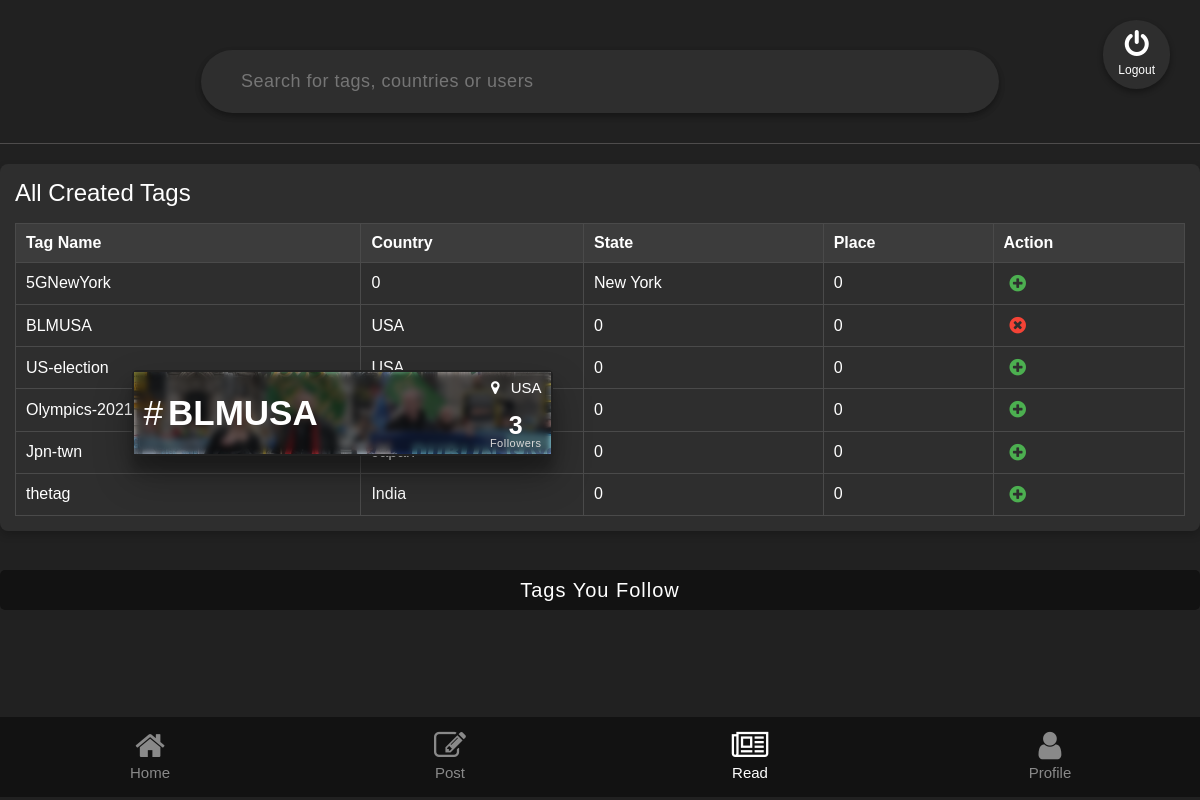
The app's page /tags/findtags/ (signed in) with its own data.
### Tags/models.py (models this page shows, shortened)
class Tagmodel(models.Model):
    tag_title=models.CharField(max_length=40,default=0)
    tag_name=models.CharField(max_length=40,unique=True)
    tag_image=models.ImageField(upload_to='tags')
    tag_disc=models.TextField(default=0)
    t_country=models.CharField(max_length=20)
    t_state=models.CharField(max_length=20)
    t_place=models.CharField(max_length=20)

class following(models.Model):
    tag = models.ForeignKey(Tagmodel,on_delete=models.SET_NULL,null=True,verbose_name="Tagmodel")
    user = models.ForeignKey(UserModel,on_delete=models.SET_NULL,null=True,verbose_name="UserModel")
    is_follow = models.BooleanField(default=0)
    follow_count = models.IntegerField(default=0)

### Tags/views.py (the view)
# urls.py: path('findtags/',views.findTags,name="find-Tags"),
def findTags(request):
    if request.session.has_key('userid'):
        loggeduser = UserModel.objects.get(id = request.session['userid'])
        tags = Tagmodel.objects.all()
        users_tag = following.objects.filter(user = loggeduser)
        followed_tags_ids = [f.tag.id for f in users_tag] # Get IDs of tags the user follows
        country = PostModel.objects.all().values('tag_id__t_country').annotate(dcount=Count('tag_id__t_country')).order_by()
        users = UserModel.objects.all()
        return render(request, "find-tags.html",{
            'users':users,
            "tags":tags,
            "country":country,
            "u_tags":users_tag,
            "followed_tags_ids": followed_tags_ids, # Pass the list of followed tag IDs
        })
    else:
        return redirect("/user/login")

### Tags/templates/find-tags.html (shortened to what this page needs)
{% extends 'base.html' %} {% block title %}X-media | Find{% endblock %}
{% block content %}
<div class="search-holder">
  <input
    type="text"
    id="searchinput"
    onkeyup="search()"
    placeholder="Search for tags, countries or users"
    id="search"
  />
</div>
<div id="tags-table-container" style="margin-top: 20px; padding: 15px; background-color: #2E2E2E; border-radius: 8px; box-shadow: 0 4px 8px rgba(0, 0, 0, 0.2);">
  <h4 style="color: white; margin-bottom: 15px;">All Created Tags</h4>
  <table style="width: 100%; border-collapse: collapse; color: white; text-align: left;">
    <thead>
      <tr style="background-color: #3C3C3C;">
        <th style="padding: 10px; border: 1px solid #4A4A4A;">Tag Name</th>
        <th style="padding: 10px; border: 1px solid #4A4A4A;">Country</th>
        <th style="padding: 10px; border: 1px solid #4A4A4A;">State</th>
        <th style="padding: 10px; border: 1px solid #4A4A4A;">Place</th>
        <th style="padding: 10px; border: 1px solid #4A4A4A;">Action</th>
      </tr>
    </thead>
    <tbody>
      {% if tags %}
        {% for tag in tags %}
          <tr style="border-bottom: 1px solid #4A4A4A;">
            <td style="padding: 10px; border: 1px solid #4A4A4A;">{{ tag.tag_name }}</td>
            <td style="padding: 10px; border: 1px solid #4A4A4A;">{{ tag.t_country|default:'' }}</td>
            <td style="padding: 10px; border: 1px solid #4A4A4A;">{{ tag.t_state|default:'' }}</td>
            <td style="padding: 10px; border: 1px solid #4A4A4A;">{{ tag.t_place|default:'' }}</td>
            <td style="padding: 10px; border: 1px solid #4A4A4A;">
              <button class="follow-toggle-button" data-tag-id="{{ tag.id }}" style="background: none; border: none; cursor: pointer; color: #4CAF50; font-size: 1.2em;">
                {% if tag.id in followed_tags_ids %}
                  <i class="fa fa-times-circle" aria-hidden="true" style="color: #f44336;"></i>
                {% else %}
                  <i class="fa fa-plus-circle" aria-hidden="true"></i>
                {% endif %}
              </button>
            </td>
          </tr>
        {% endfor %}
      {% else %}
        <tr>
          <td colspan="5" style="padding: 10px; text-align: center; color: #888;">No tags created yet.</td>
        </tr>
      {% endif %}
    </tbody>
  </table>
</div>
{% if u_tags %}
<h4 class="u-follow-title" id="folltitle">Tags You Follow</h4>
<div class="u-follow-holder">
<div class="row">
    {% for tag in u_tags  %}
    <div class="col-sm-6">
      <a href="{% url 'Posts:related-post' tag.tag.id %}">
    <div class="the-tag d-flex">
     <div style="background-image: url('{{tag.tag.tag_image.url }}');" class="tag-cov-img">
      <div class="the-tag-head">
        <h2><span>#</span>{{tag.tag.tag_name}}
        </h2>
      </div>
      {% if tag.tag.t_country != "0" %}
      <p class="tag-place-dat">
        <i class="fa fa-map-marker" aria-hidden="true"></i>
        {{tag.tag.t_country}}
      </p>
      {% endif %}
    <div style="right: 10px;" class="post-count">
      {{tag.follow_count}} <p>Followers</p>
    </div>
     </div>
  </div>
  </a>
    </div>
    {% endfor %}
</div>
</div>
{% else %}
    <h3 class="tag-error">No tags</h3>
{% endif %}
{% endblock content %}

### templates/base.html (style rules this page uses)
body { scroll-behavior: smooth; box-sizing: border-box; background-color: #212121; color: white; font-family: 'Poppins', sans-serif; }
a { text-decoration: none; color: black; }
p { margin: 0; }
.row:after { content: ""; display: table; clear: both; }
.search-holder { position: relative; min-height: 100px; z-index: 2; padding: 20px 30px; background: #212121; border-bottom: 1px solid #6a66669e; color: white; }
.search-holder input { border: none; background-color: #2e2e2e; width: 70%; padding: 18px 40px; display: block; box-shadow: 0 3px 6px rgb(0 0 0 / 16%), 0 3px 6px rgb(0 0 0 / 23%); margin: 30px auto 10px auto; font-size: 18px; letter-spacing: .5px; color: white; border-radius: 43px; }
.the-tag { margin: 30px auto; width: 950px; padding: 0; position: sticky; box-shadow: 0 19px 38px rgb(0 0 0 / 30%), 0 15px 12px rgb(0 0 0 / 22%); border-radius: 5px; background-color: #121212; color: white; top: 30px; z-index: 15; }
.tag-cov-img { min-width: 65%; position: relative; background-position: center; background-size: cover; background-repeat: no-repeat; }
.tag-cov-img::before { content: ""; position: absolute; top: 0; bottom: 0; right: 0; left: 0; border-radius: 0 5px 5px 0; backdrop-filter: blur(3px) brightness(0.4); }
.the-tag-head { position: relative; margin-right: 200px; width: 100%; }
.the-tag-head h2 { margin:20px auto; font-size: 60px; text-align: left; display: flex; font-weight: 700; padding-left: 10px; }
.the-tag-head span { font-size: 60px; font-weight: 400; padding-right: 5px; }
.post-count { text-align: center; position: absolute; bottom: 8px; right: 10px; font-size: 40px; line-height: 1; font-weight: 600; }
.post-count p { font-size: 13px; font-weight: 300; color: #d8d7d7; letter-spacing: .5px; text-align: center; }
.u-follow-holder { position: absolute; bottom: 70px; padding: 10px; width: 85%; left: 0; overflow-y: auto; overflow-x: hidden; height: 400px; margin: auto; right: 0; }
.u-follow-title { width: 100%; text-align: center; border: none; transition: .3s ease; font-weight: 300; letter-spacing: 1px; opacity: 1; font-size: 20px; background: #121212; padding: 8px; margin: auto; margin-top: 39px; border-radius: 5px; }

### Tags/templates/find-tags.html (style rules this page uses)
.tag-place-dat { position: absolute; top: 3px; right: 10px; font-size: 20px; }
.tag-place-dat i { padding-right: 5px; }
.the-tag { z-index: 1; width: 87%; border:2px solid #212121; position: relative; transition: .3s ease; top: 0; }
.tag-place-dat i { padding-right: 7px; }
.the-tag-head h2, .the-tag-head span { font-size: 35px; }
.post-count p { font-size: 11px; }
.post-count { font-size: 25px; bottom: 5px; }
.tag-cov-img { width: 100%; }
.tag-place-dat { font-size: 15px; top: 5px; }

### records on screen
Tagmodel: tag_name "5GNewYork", t_country "0", t_state "New York", t_place "0"
Tagmodel: tag_name "BLMUSA", t_country "USA", t_state "0", t_place "0"
Tagmodel: tag_name "US-election", t_country "USA", t_state "0", t_place "0"
Tagmodel: tag_name "Olympics-2021", t_state "0", t_place "0"
Tagmodel: tag_name "Jpn-twn", t_state "0", t_place "0"
Tagmodel: tag_name "thetag", t_country "India", t_state "0", t_place "0"
following: tag.tag_image (picture), tag.tag_name "BLMUSA", tag.t_country "USA", follow_count "3"
